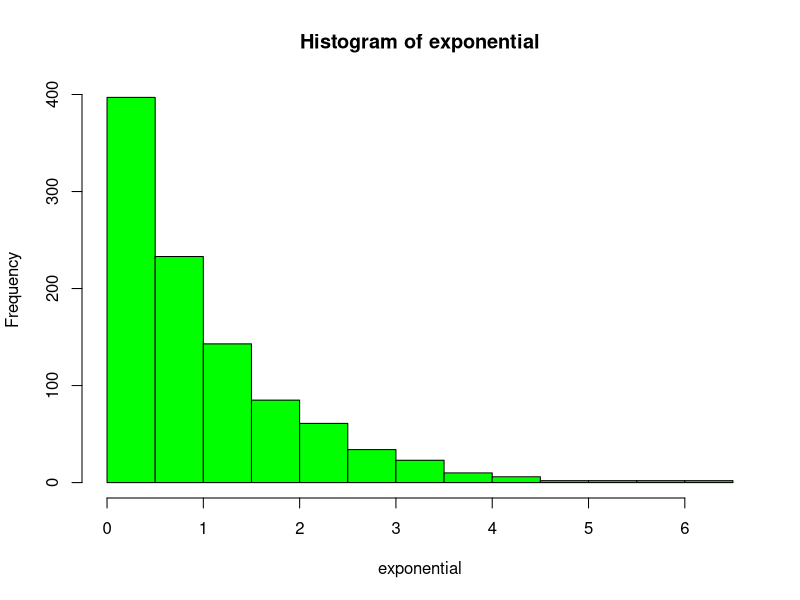
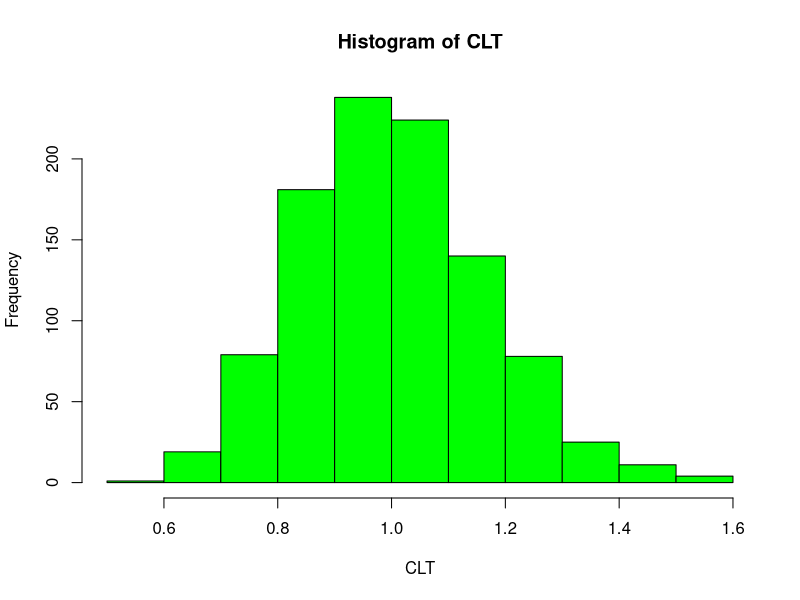

The R script that drew these images, in order:
## ---- chunk 1
exponential <- rexp(1000)
CLT <- NULL
for (i in 1 : 1000) CLT <- c(CLT, mean(rexp(40)))
mean(exponential)
mean(CLT)
## ---- chunk 2
hist(exponential, col = "green")
hist(CLT, col="green")
